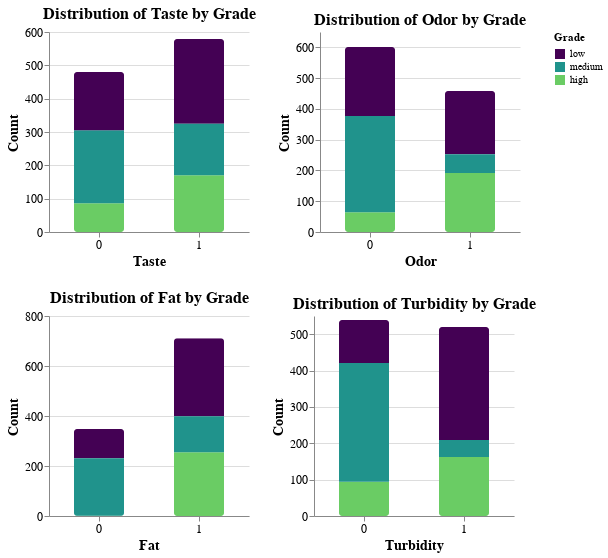

Notebook code cell kept with this figure:
### Markdown cell above
The graph above shows that most samples have a pH close to 7.0, with some variations towards more extreme values. Temperature is mainly between 35°C and 45°C, which could represent typical storage conditions, although there are extreme values outside this range. Regarding color, most samples have values close to 254, with some secondary peaks reflecting slight variations. These distributions suggest characteristics consistent with a controlled product, but with some variability that could influence its quality.

### Code cell
if not isinstance(full_milk['Grade'].dtype, CategoricalDtype):
    full_milk['Grade'] = pd.Categorical(
        full_milk['Grade'],
        categories=['low', 'medium', 'high'],
        ordered=True
    )

categorical_features = ['Taste', 'Odor', 'Fat', 'Turbidity']

base = alt.Chart(full_milk).mark_bar(
    size=50,
    cornerRadius=3  
).encode(
    y=alt.Y('count()', title='Count'),
    color=alt.Color(
        'Grade:N',
        title='Grade',
        scale=alt.Scale(
            domain=['low', 'medium', 'high'],
            range=['#440154', '#20938C','#6ACC64'] 
        ),
        sort=['low', 'medium', 'high']  
    ),
    tooltip=[alt.Tooltip('Grade:N', title='Grade'), 
             alt.Tooltip('count()', title='Count')]
)
charts = []
for feature in categorical_features:
    chart = base.encode(
        x=alt.X(f'{feature}:N', 
               title=feature.capitalize(), 
               axis=alt.Axis(labelAngle=0))  
    ).properties(
        title=f"Distribution of {feature.capitalize()} by Grade",
        width=200,
        height=200
    )
    charts.append(chart)
    
row1 = alt.hconcat(charts[0], charts[1])
row2 = alt.hconcat(charts[2], charts[3])

horizontal_charts = alt.vconcat(row1, row2).resolve_scale(
    color='shared' 
).configure_view(
    stroke='transparent'  
).configure_axis(
    labelFontSize=12,
    titleFontSize=14
).configure_title(
    fontSize=16,
    anchor='middle'
)

horizontal_charts.display()

### Figure 1 — Vega-Lite specification as saved in the notebook (floating-point values rounded to 4 significant figures; data arrays with more than 128 entries replaced by an {"elided": "..."} marker saying what was removed)
{"config": {"view": {"continuousWidth": 300, "continuousHeight": 300, "stroke": "transparent"}, "axis": {"labelFontSize": 12, "titleFontSize": 14}, "title": {"anchor": "middle", "fontSize": 16}}, "vconcat": [{"hconcat": [{"mark": {"type": "bar", "cornerRadius": 3, "size": 50}, "encoding": {"color": {"field": "Grade", "scale": {"domain": ["low", "medium", "high"], "range": ["#440154", "#20938C", "#6ACC64"]}, "sort": ["low", "medium", "high"], "title": "Grade", "type": "nominal"}, "tooltip": [{"field": "Grade", "title": "Grade", "type": "nominal"}, {"aggregate": "count", "title": "Count", "type": "quantitative"}], "x": {"axis": {"labelAngle": 0}, "field": "Taste", "title": "Taste", "type": "nominal"}, "y": {"aggregate": "count", "title": "Count", "type": "quantitative"}}, "height": 200, "title": "Distribution of Taste by Grade", "width": 200}, {"mark": {"type": "bar", "cornerRadius": 3, "size": 50}, "encoding": {"color": {"field": "Grade", "scale": {"domain": ["low", "medium", "high"], "range": ["#440154", "#20938C", "#6ACC64"]}, "sort": ["low", "medium", "high"], "title": "Grade", "type": "nominal"}, "tooltip": [{"field": "Grade", "title": "Grade", "type": "nominal"}, {"aggregate": "count", "title": "Count", "type": "quantitative"}], "x": {"axis": {"labelAngle": 0}, "field": "Odor", "title": "Odor", "type": "nominal"}, "y": {"aggregate": "count", "title": "Count", "type": "quantitative"}}, "height": 200, "title": "Distribution of Odor by Grade", "width": 200}]}, {"hconcat": [{"mark": {"type": "bar", "cornerRadius": 3, "size": 50}, "encoding": {"color": {"field": "Grade", "scale": {"domain": ["low", "medium", "high"], "range": ["#440154", "#20938C", "#6ACC64"]}, "sort": ["low", "medium", "high"], "title": "Grade", "type": "nominal"}, "tooltip": [{"field": "Grade", "title": "Grade", "type": "nominal"}, {"aggregate": "count", "title": "Count", "type": "quantitative"}], "x": {"axis": {"labelAngle": 0}, "field": "Fat", "title": "Fat", "type": "nominal"}, "y": {"aggregate": "count", "title": "Count", "type": "quantitative"}}, "height": 200, "title": "Distribution of Fat by Grade", "width": 200}, {"mark": {"type": "bar", "cornerRadius": 3, "size": 50}, "encoding": {"color": {"field": "Grade", "scale": {"domain": ["low", "medium", "high"], "range": ["#440154", "#20938C", "#6ACC64"]}, "sort": ["low", "medium", "high"], "title": "Grade", "type": "nominal"}, "tooltip": [{"field": "Grade", "title": "Grade", "type": "nominal"}, {"aggregate": "count", "title": "Count", "type": "quantitative"}], "x": {"axis": {"labelAngle": 0}, "field": "Turbidity", "title": "Turbidity", "type": "nominal"}, "y": {"aggregate": "count", "title": "Count", "type": "quantitative"}}, "height": 200, "title": "Distribution of Turbidity by Grade", "width": 200}]}], "data": {"name": "data-cd0fed852ad605233c99191056f04cfa"}, "resolve": {"scale": {"color": "shared"}}, "$schema": "https://vega.github.io/schema/vega-lite/v5.20.1.json", "datasets": {"data-cd0fed852ad605233c99191056f04cfa": {"elided": "1059 records"}}}
